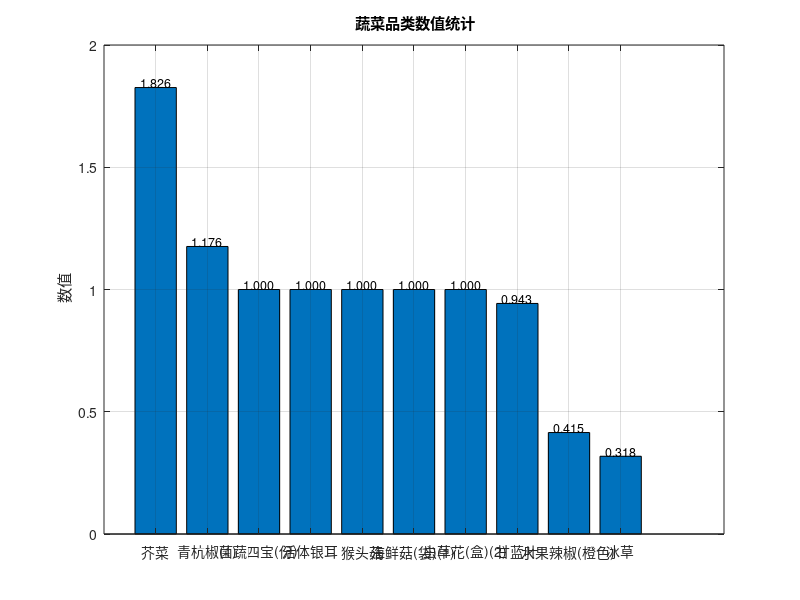

Write MATLAB code to recreate this figure. (Note: this script raises an error after producing the figure.)
%数据提取和整理 
data={'芥菜',1.826;'青杭椒(1)',1.176;'菌蔬四宝(份)',1;'活体银耳',1;'猴头菇',1;'海鲜菇(袋)(1)',1;'虫草花(盒)(2)',1;'甘蓝叶',0.943;'水果辣椒(橙色)',0.415;'冰草',0.318 };
%分离品类和数值
categories=data (:,1);
values=cell2mat (data (:,2));
%创建条形图
figure ('Position',[100,100,1000,600])
bar (values)
set (gca,'XTick',1:length (categories),'XTickLabel',categories)
xtickangle (45)
ylabel (' 数值')
title (' 蔬菜品类数值统计')
%添加数值标签
text (1:length (values),values,num2str (values,'%.3f'),...
'HorizontalAlignment','center',...
'VerticalAlignment','bottom',...
'FontSize',9)
%调整布局
set (gcf,'Color','w')
set (gca,'FontSize',10)
grid on
%设置 Y 轴格式，避免科学计数法
ytickformat ('%.2f')
%调整 Y 轴范围，使数据更清晰可见
ylim ([0 max(values)*1.1])
